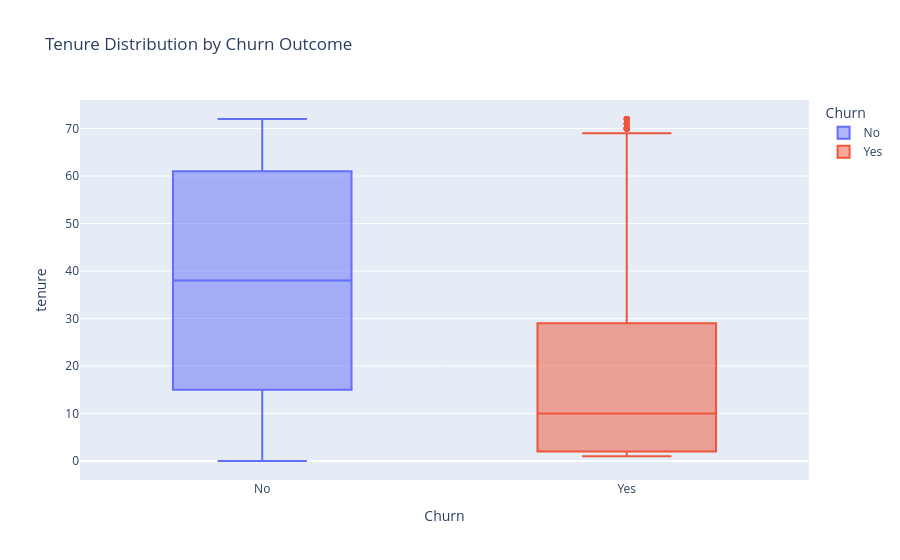

Source (notebook cell):
### Markdown cell above
### Visualization Interpretation - Contract vs Churn

Observation: month-to-month customers churn at **42.71%**, while two-year customers churn at **2.83%**.

Business interpretation: long-term commitment is one of the clearest retention signals.

Engineering implication: `Contract` should be treated as a high-priority predictive feature, and `ContractCommitmentScore` is a useful engineered representation.

Takeaway: contract can outperform raw billing features because it directly captures switching friction and customer commitment.

### Code cell
fig = px.box(df, x="Churn", y="tenure", color="Churn", title="Tenure Distribution by Churn Outcome")
fig.show()

### Figure 1 — Plotly figure (JSON) as saved in the notebook; plotly's stock layout.template omitted (floating-point values rounded to 4 significant figures; data arrays with more than 128 entries replaced by an {"elided": "..."} marker saying what was removed)
{"data": [{"alignmentgroup": "True", "hovertemplate": "Churn=%{x}<br>tenure=%{y}<extra></extra>", "legendgroup": "No", "marker": {"color": "#636efa"}, "name": "No", "notched": false, "offsetgroup": "No", "orientation": "v", "showlegend": true, "type": "box", "x": {"elided": "5174 str values"}, "x0": " ", "xaxis": "x", "y": {"elided": "5174 int values"}, "y0": " ", "yaxis": "y"}, {"alignmentgroup": "True", "hovertemplate": "Churn=%{x}<br>tenure=%{y}<extra></extra>", "legendgroup": "Yes", "marker": {"color": "#EF553B"}, "name": "Yes", "notched": false, "offsetgroup": "Yes", "orientation": "v", "showlegend": true, "type": "box", "x": {"elided": "1869 str values"}, "x0": " ", "xaxis": "x", "y": {"elided": "1869 int values"}, "y0": " ", "yaxis": "y"}], "layout": {"boxmode": "overlay", "legend": {"title": {"text": "Churn"}, "tracegroupgap": 0}, "title": {"text": "Tenure Distribution by Churn Outcome"}, "xaxis": {"anchor": "y", "categoryarray": ["No", "Yes"], "categoryorder": "array", "domain": [0, 1], "title": {"text": "Churn"}}, "yaxis": {"anchor": "x", "domain": [0, 1], "title": {"text": "tenure"}}}}
